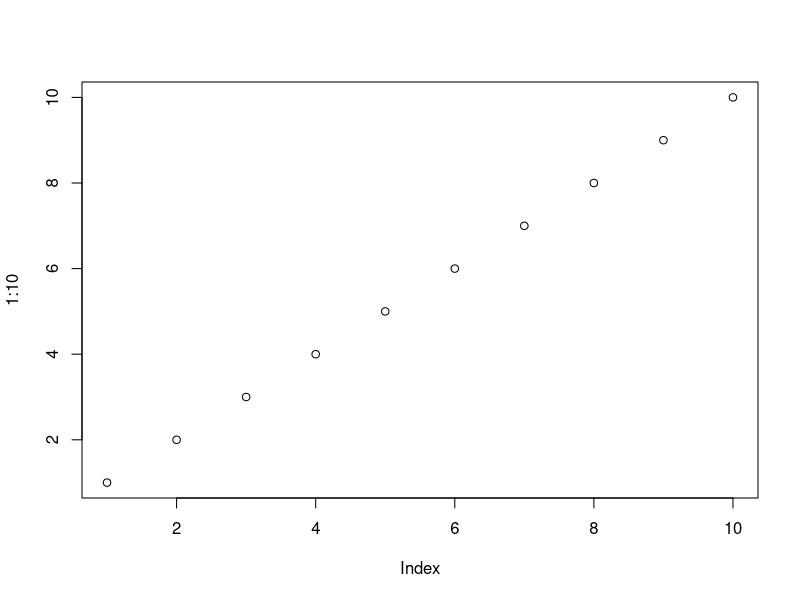
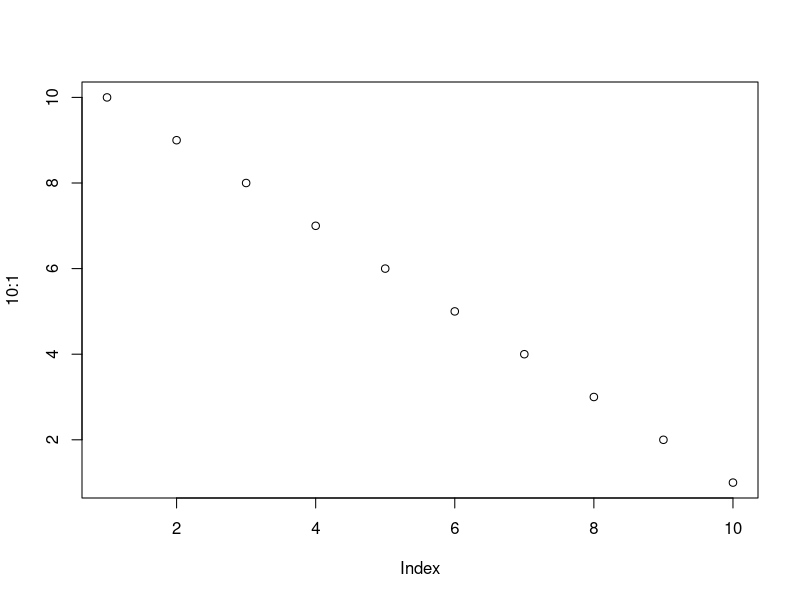
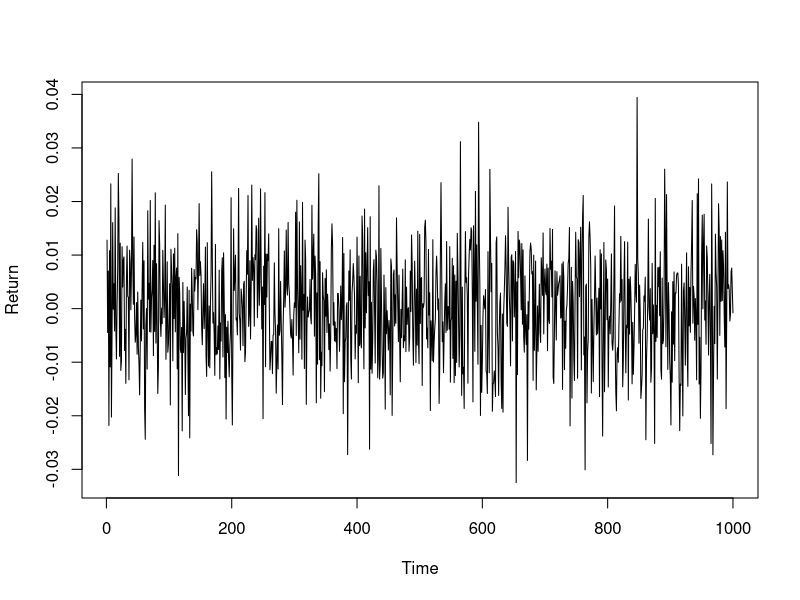

The R source for these figures, in order:
## ---- chunk 1
knitr::opts_chunk$set(
  collapse = TRUE,
  comment = "#>",
  fig.width = 7,
  fig.height = 5
)
## ---- chunk 2
plot(1:10)
plot(10:1)
## ---- chunk 3
knitr::kable(head(mtcars, 10))
## ---- chunk 4
x <- rnorm(10)
summary(x)
## ---- chunk 5
plot(1:1000, rnorm(1000, sd = 0.01), type = "l", xlab = "Time", ylab = "Return")
